Frame 1 (no input): blank canvas, image omitted
Frame 60 (the mouse pressed at the canvas centre just before this capture): blank canvas, image omitted
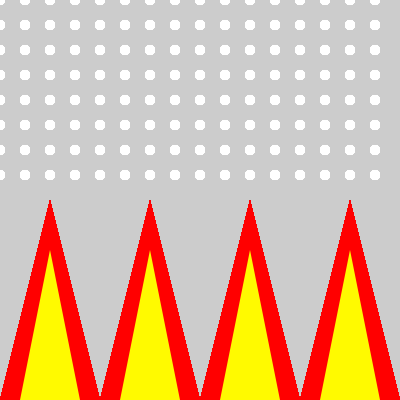
Frame 120 (the mouse held since frame 60 and released just before this capture)

The Processing sketch whose frames 1 and 60 were blank and that drew this single picture after the mouse press (run headless with seeded random() and noise(); from frame 60 on, the mouse is pressed at the canvas centre):

// Processing sketch: processing_41876
// ── processing_41876.pde

int i=400;

void setup(){
size (400,400);
smooth();
}

void draw (){
  fill(255);
 //if (mousePressed){ 
if (mousePressed){
//for (int y1=0; y1<mouseY; y1 = y1+25){ 
       //background(200);
       if (mouseY>0){
       for (int x1=0; x1<width; x1 = x1+100){
       noStroke();
       fill(255,0,0);  
       triangle(x1,height,x1+50,mouseY, x1+100,height);
       fill(255,250,0);  
       triangle(x1+20,height,x1+50,mouseY+50, x1+80,height);
       }
       }
      else{
      fill(200);
      rect(0,0,400,400);
      }
}
  for (int y=0; y<mouseY; y = y+25){ 
       //background(200);
       fill(255);
       for (int x=0; x<width; x = x+25){
       noStroke();  
       ellipse (x,y,10,10);
       }
  }
if (keyPressed || key==ENTER){
  if (i>=0){
       rect (0,i,400,400);
       i=i-2;
       }
  }     
}

                
                
